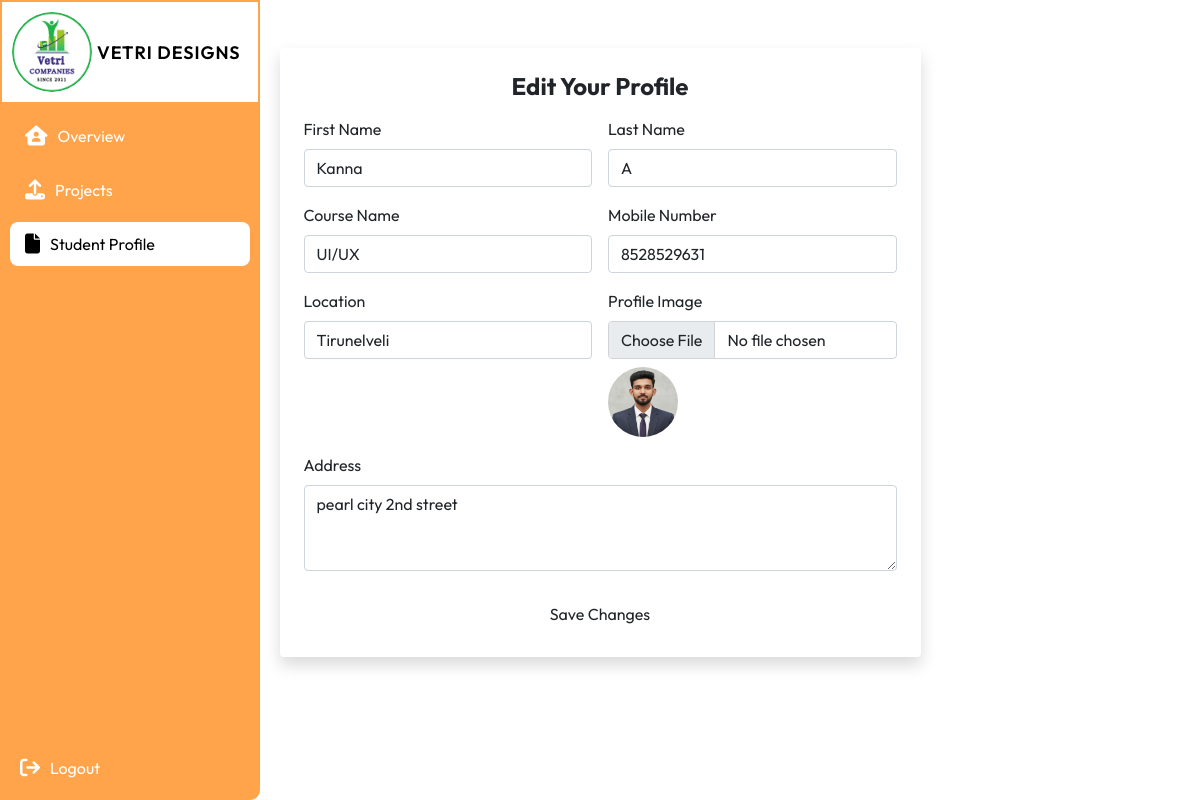
The app's page /edit-profile (signed in) with its own data.
### myapp/models.py (models this page shows, shortened)
class Profile(models.Model):
    user = models.OneToOneField(User, on_delete=models.CASCADE)
    first_name = models.CharField(max_length=150, blank=True)
    last_name = models.CharField(max_length=150, blank=True)
    course = models.CharField(max_length=100, blank=True)
    mobile = models.CharField(max_length=15, blank=True)
    location = models.CharField(max_length=100, blank=True)
    address = models.TextField(blank=True)
    profile_image = models.ImageField(upload_to="profiles/", default="profiles/default.jpg")
    appreciation_count = models.PositiveIntegerField(default=0)

### myapp/views.py (the view, shortened to what this page needs)
# urls.py: path("edit-profile", views.edit_profile, name="edit_profile"),
@login_required
def edit_profile(request):
    profile, created = Profile.objects.get_or_create(user=request.user)
    return render(request, "myapp/edit_profile.html", {"profile": profile})

### myapp/templates/myapp/edit_profile.html (shortened to what this page needs)
{% extends 'myapp/layouts/base.html' %}
{% load static %}
{% block content %}
<div class="container py-5">
  <div class="row justify-content-center">
    <div class="col-md-7">
      <div class="card shadow border-0 rounded-4 p-4">
        <h4 class="fw-bold mb-3 text-center">Edit Your Profile</h4>
        <form method="POST" enctype="multipart/form-data">
          <div class="row g-3">
            <div class="col-md-6">
            <label class="form-label">First Name</label>
            <input type="text" name="first_name" class="form-control" value="{{ profile.first_name }}">
            </div>
            <div class="col-md-6">
            <label class="form-label">Last Name</label>
            <input type="text" name="last_name" class="form-control" value="{{ profile.last_name }}">
            </div>
            <div class="col-md-6">
              <label class="form-label">Course Name</label>
              <input type="text" name="course" class="form-control" value="{{ profile.course }}">
            </div>
            <div class="col-md-6">
              <label class="form-label">Mobile Number</label>
              <input type="text" name="mobile" class="form-control" value="{{ profile.mobile }}">
            </div>
            <div class="col-md-6">
              <label class="form-label">Location</label>
              <input type="text" name="location" class="form-control" value="{{ profile.location }}">
            </div>
            <div class="col-md-6">
              <label class="form-label">Profile Image</label><br>
              <input type="file" name="profile_image" class="form-control">
              {% if profile.profile_image %}
                <img src="{{ profile.profile_image.url }}" class="rounded-circle mt-2" width="70" height="70">
              {% endif %}
            </div>
            <div class="col-12">
              <label class="form-label">Address</label>
              <textarea name="address" class="form-control" rows="3">{{ profile.address }}</textarea>
            </div>
          </div>
          <div class="text-center mt-4">
            <button type="submit" class="btn btn-gradient w-100 rounded-pill">Save Changes</button>
          </div>
        </form>
      </div>
    </div>
  </div>
</div>
{% endblock content %}

### myapp/static/css/base.css (style rules this page uses)
* { margin: 0; padding: 0; box-sizing: border-box; }
body { font-family: "Outfit", sans-serif; display: flex; min-height: 100vh; }

### records on screen
Profile: first_name "Kanna", last_name "A", course "UI/UX", mobile "8528529631", location "Tirunelveli", profile_image (picture), address "pearl city 2nd street"
